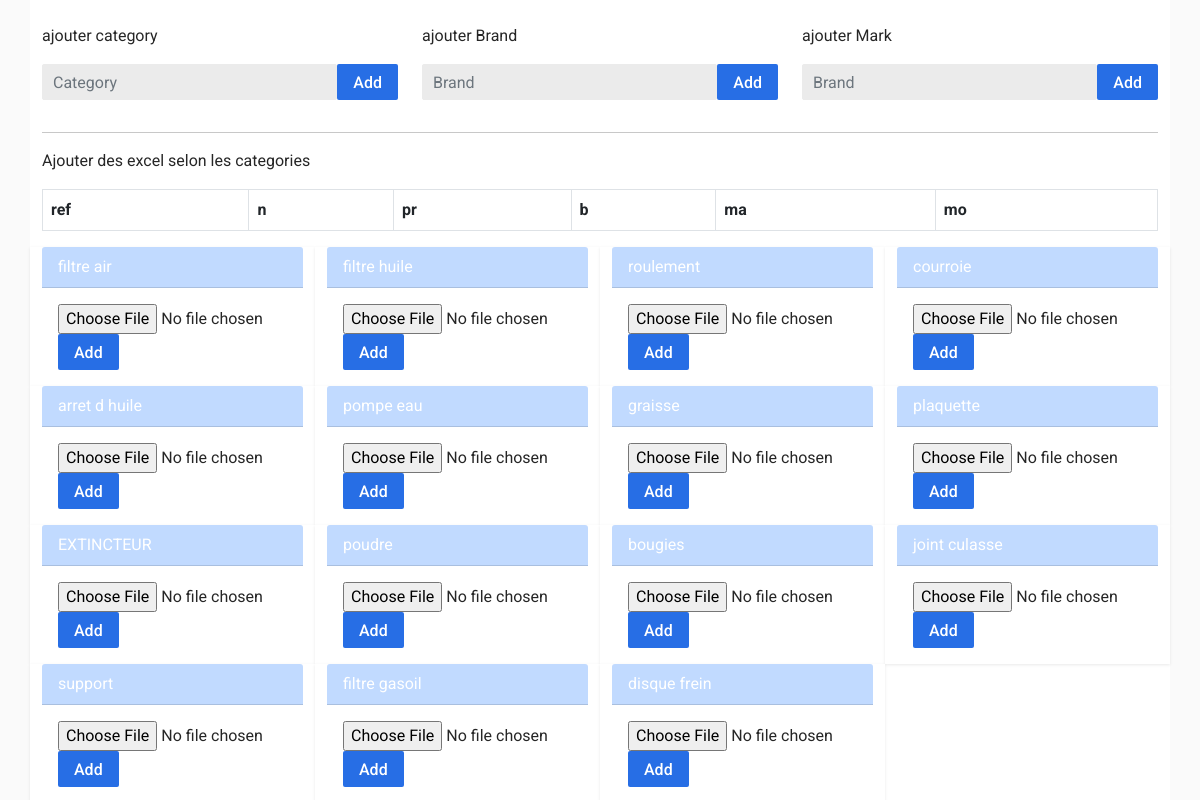
The app's page /create (signed in) with its own data.
### main/models.py (models this page shows)
class Category(models.Model):
    title=models.CharField(max_length=150)
    def __str__(self) -> str:
        return self.title

### main/views.py (the view)
# urls.py: path('create', views.create, name='create'),
@user_passes_test(isaccounting, login_url='loginpage')
@login_required(login_url='loginpage')
def create(request):
    categories=Category.objects.all()
    brands=Brand.objects.all()
    marks=Mark.objects.all()
    return render(request, 'create.html', {'categories':categories, 'brands':brands, 'marks':marks})

### main/context_processors.py (called while the page is built)
def cities(request):
    return {
        'cities': Shippingfees.objects.all()
    }

### main/views.py (called while the page is built)
def isaccounting(user):
    return user.groups.filter(name='accounting').exists()

### main/templates/create.html (shortened to what this page needs)
<!DOCTYPE html>
<html dir="ltr" lang="en">
<head>
    {% load static %}
    <link href="{% static 'css/bootstrap.css' %} " rel="stylesheet" />
    <link href="{% static 'css/default-skin.css'%} " rel="stylesheet" />
    <link href="{% static 'css/select2.min.css'%} " rel="stylesheet" />
    <link href="{% static 'css/style.css'%} " rel="stylesheet" />
    <link href="{% static 'css/style.header-spaceship-variant-one.css'%} " rel="stylesheet" />
    <link rel="stylesheet" href="{% static 'css/bootstrap-icons.css'%}">
    <link href="{% static 'css/style.mobile-header-variant-one.css'%} " rel="stylesheet" />
</head>
<body>
    <div class="container bg-white">
        <br>
        <div class="row">
            <form class="mb-3 col-md-4" action="/addcategory" method="POST">
                <p>ajouter category</p>
                <div class="form-group d-flex">
                    <input required type="text" class="form-control" placeholder="Category" name="category">
                    <button class="btn btn-primary addcategory">Add</button>
                </div>
            </form>
            <form class="mb-3 col-md-4" action="/addbrand" method="POST">
                <p>ajouter Brand</p>
                <div class="form-group d-flex">
                    <input required type="text" class="form-control" placeholder="Brand" name="brand">
                    <button class="btn btn-primary addcategory">Add</button>
                </div>
            </form>
            <form class="mb-3 col-md-4" action="/addmark" method="POST">
                <p>ajouter Mark</p>
                <div class="form-group d-flex">
                    <input required type="text" class="form-control" placeholder="Brand" name="brand">
                    <button class="btn btn-primary addcategory">Add</button>
                </div>
            </form>
        </div>
        <hr>
        <p>
            Ajouter des excel selon les categories
        </p>
        <table class="table table-bordered">
            <thead class="thead-light">
              <tr>
                <th scope="col">ref</th>
                <th scope="col">n</th>
                <th scope="col">pr</th>
                <th scope="col">b</th>
                <th scope="col">ma</th>
                <th scope="col">mo</th>
              </tr>
            </thead>
        </table>
        <div class="row addforms">
            {% for i in categories %}
            <div class="card col-3">
            <div class="card-header text-white">
                {{i}}
            </div>
            <div class="card-body">
                <form action="/addbulk/{{i.id}}" method="POST" class="row" enctype="multipart/form-data">
                    <div class="form-group">
                        <input required type="file" name="file">
                        <button class="btn btn-primary addbulk" type="submit">
                            Add
                        </button>
                    </div>
                </form>
            </div>
            </div>
            {% endfor %}
        </div>
    </div>
</body>
</html>

### records on screen
Category: title "filtre air"
Category: title "filtre huile"
Category: title "roulement"
Category: title "courroie"
Category: title "arret d huile"
Category: title "pompe eau"
Category: title "graisse"
Category: title "plaquette"
Category: title "EXTINCTEUR"
Category: title "poudre"
Category: title "bougies"
Category: title "joint culasse"
Category: title "support"
Category: title "filtre gasoil"
Category: title "disque frein"
